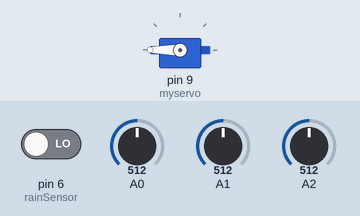
The sketch below on a simulated Arduino Uno, built with avr-gcc and run on an emulated ATmega328P. Shown: servo. Inputs (shaded band) come from the test bench; at power-on: A0 = 512, A1 = 512, pin 6 (rainSensor) LOW, A2 = 512.

Above: at 1.2 s.
1.3 s: A0 set to 0
At 2.5 s:
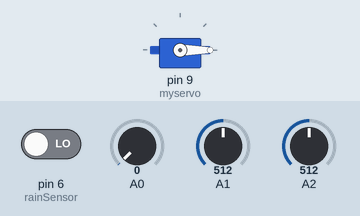
2.8 s: A0 set to 122
At 3.9 s:
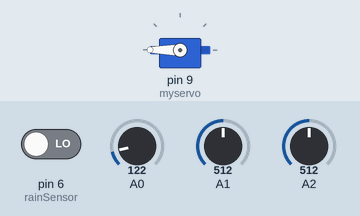
4.3 s: A1 set to 0
At 5.2 s:
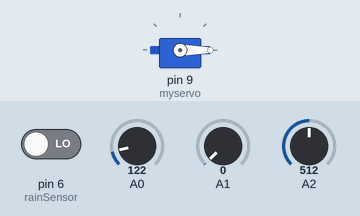
Timing chart, 0 to 7.3 s (numbered marks = the images above; inputs shaded):
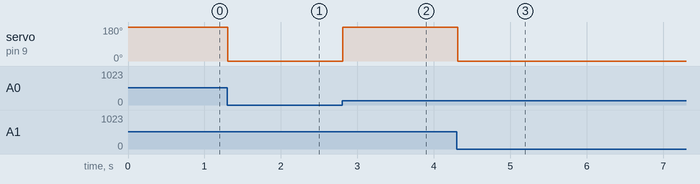

Measured:
- after the input at 1.3 s, servo on pin 9 (myservo): 180° → 0° at once
- after the input at 2.8 s, servo on pin 9 (myservo): 0° → 180° at once
- after the input at 4.3 s, servo on pin 9 (myservo): 180° → 0° at once

The sketch:

code.ino
```cpp
#include<Servo.h> // Tai thu vien dong co servo

Servo myservo; // Tao doi tuong servo dat ten la my servo

int pos = 0; // Toa do ban dau cua servo la 0, ben trong
int valman = 0; // Khai bao gia tri analog button man
int valhand = 0; // Khai bao gia tri analog button hand
int vallight = 0; // Khai bao gia tri analog cuong do anh sang
int rainSensor = 6; // Cam bien mua gan o chan digital 6

void setup() {
  Serial.begin(9600);// Toc do truyen tai voi may tinh
  myservo.attach(9); // Dau dieu khien servo noi vao chan 9
  pinMode(rainSensor,INPUT);// Dat chan cam bien mua la input cho arduino
}

void loop() {
  valman = analogRead(0); // Lay tu chan analog A0, >0thi nguoi dieu khien, con lai auto
  vallight = analogRead(2); // Lay tu chan analog A2, neu nang thi >300
  valhand = analogRead(1);//Lay tu chan analog A1, neu > 0 thi di ra, 0 thi di vao
  int value = digitalRead(rainSensor);// Cam bien mua HIGH la khong mua

  if(valman>0){ // Khi o che do nguoi dieu khien
    if(valhand>0){ // Khi o che do cho ra ngoai
      myservo.write(180); // Cho ra ngoai
      delay(15); // Cho tre de doi dong co quay den vi tri can den
    }else{ // Khi o che do cho vao trong
      myservo.write(0); // Cho vao trong
      delay(15); // Cho tre de doi dong co quay den vi tri can den
    }
  }

  if(valman==0){ // Khi o che do tu dong
    if((vallight>300)&&(value==HIGH)){ // Chi o ngoai khi nang va khong mua
      myservo.write(180); //Cho o ben ngoai
      delay(15); // Cho tre de doi dong co quay den vi tri can den
    }else{ // Khi mua hoac khong co nang
      myservo.write(0); //Cho o ben trong
      delay(15);  // Cho tre de doi dong co quay den vi tri can den
    }
  }
}
```
